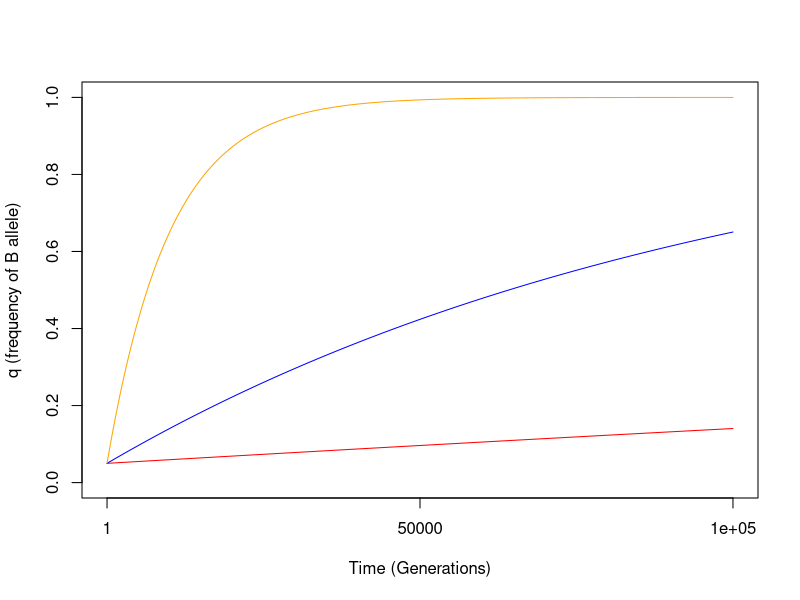

This chart was generated by the following R code:
## ----tidy=TRUE-----------------------------------------------------------
p0 <- 0.95
t <- 1:100000

marks <- c(1,50000,100000)
u <- 0.000001
qt <- 1 - p0*exp(-u*t)
qt5 <- 1 - p0*exp(-0.00001*t)
qt4 <- 1 - p0*exp(-0.0001*t)

plot(x=t, y=qt, xlab="Time (Generations)", ylab="q (frequency of B allele)", type="l", col="red", xaxt="n", ylim=c(0,1))
axis(1,at=marks,labels=marks)
points(x=t,y=qt5,type="l",col="blue")
points(x=t,y=qt4,type="l",col="orange")

## ----tidy=TRUE-----------------------------------------------------------
# FUNCTION to calculate observed allele frequencies or a single gene with 2 alleles  

AlleleFreq_2A <- function(x=c(AA=100, AB=50, BB=50)) {
  
  # Pull out counts of individual genotypes
  AA <- x[1]
  AB <- x[2]
  BB <- x[3]
  # Create a vector and divide by the sum; works for frequencies or raw counts as input
  Gen_Freq <- c(AA,AB,BB)/sum(AA + AB + BB)
  
  # Print genotype frequencies
  cat("Observed genotypic frequencies:", "\n","freq(AA) = ", Gen_Freq[1], "\n", "freq(AB) = ", Gen_Freq[2], "\n", "freq(BB) = ", Gen_Freq[3],"\n")
  cat("\n")
  
  # Create vector for allele frequencies
  Allele_Freq <- vector("numeric",2)
  
  # Use genotypes to calculate allele frequencies
  Allele_Freq[1] <- Gen_Freq[1] + 0.5*Gen_Freq[2]
  Allele_Freq[2] <- Gen_Freq[3] + 0.5*Gen_Freq[2]
  
  # Print allelic frequencies
  cat("Observed allelic frequencies:", "\n", "freq(A) = ", Allele_Freq[1], "\n", "freq(B) = ", Allele_Freq[2], "\n")
  cat("\n")
  # Return the output vector
  return(Allele_Freq)
}

## ----tidy=TRUE-----------------------------------------------------------
# FUNCTION to calculate observed allele frequencies or a single gene with 3 alleles  

AlleleFreq_3A <- function(x=c(JJ=100, JK=50, JL=50, KL=50, KK=50, LL=50)) {
  
  # Convert input vector to individual genotypes
  JJ <- x[1]
  JK <- x[2]
  JL <- x[3]
  KL <- x[4]
  KK <- x[5]
  LL <- x[6]
  # Create a vector and divide by the sum; works for frequencies or raw counts as input
  Gen_Freq <- c(JJ, JK, JL, KL, KK, LL)/sum(JJ, JK, JL, KL, KK, LL)
  
  # Print genotype frequencies
  cat("Observed genotypic frequencies:", "\n","freq(JJ) = ", Gen_Freq[1], "\n", "freq(JK) = ", Gen_Freq[2], "\n", "freq(JL) = ", Gen_Freq[3],"\n", "freq(KL) = ", Gen_Freq[4], "\n", "freq(KK) = ", Gen_Freq[5], "\n", "freq(LL) = ", Gen_Freq[6],"\n")
  cat("\n")
  
  # Create vector for allele frequencies
  Allele_Freq <- vector("numeric",3)
  
  # Use genotypes to calculate allele frequencies
  Allele_Freq[1] <- Gen_Freq[1] + 0.5*Gen_Freq[2] + 0.5*Gen_Freq[3]
  Allele_Freq[2] <- Gen_Freq[5] + 0.5*Gen_Freq[2] + 0.5*Gen_Freq[4]
  Allele_Freq[3] <- Gen_Freq[6] + 0.5*Gen_Freq[3] + 0.5*Gen_Freq[4]
  
  # Print allelic frequencies
 cat("Observed allelic frequencies:", "\n", "freq(J) = ", Allele_Freq[1], "\n", "freq(K) = ", Allele_Freq[2], "\n", "freq(L) = ", Allele_Freq[3], "\n")
  cat("\n")
 
  # Return the output vector
  return(Allele_Freq)
}

## ----tidy=TRUE-----------------------------------------------------------
# FUNCTION to calculate Hardy-Weinberg genotypic frequency for a single gene with 2 alleles  

HardyWeinberg_2A <- function(x=c(p=0.7, q=0.3)){
  
  # Convert input vector to individual frequencies
  p <- x[1]
  q <- x[2]
# Create a vector for genotypic frequencies
Genotype_Freq <-vector("numeric",3)  

# Use Hardy-Weinberg equation to calculate genotypic frequencies from allelic frequencies
Genotype_Freq[1] <- p^2
Genotype_Freq[2] <- 2*p*q
Genotype_Freq[3] <- q^2

# Print allelic frequencies
cat("Observed allelic frequencies:", "\n", "f(A) = ", p, "\n", "f(B) = ", q, "\n")
cat("\n")

# Print expected Hardy-Weinberg genotypic frequencies
cat("Expected Hardy-Weinberg genotypic frequencies:", "\n", "H-W f(AA) = ", Genotype_Freq[1], "\n", "H-W f(AB) = ", Genotype_Freq[2], "\n", "H-W f(BB) = ", Genotype_Freq[3], "\n")
  cat("\n")

  # Return the output vector
  return(Genotype_Freq)
}

## ----tidy=TRUE-----------------------------------------------------------
# FUNCTION to calculate Hardy-Weinberg genotypic frequency for a single gene with 3 alleles  

HardyWeinberg_3A <- function(x=c(p=0.7, q=0.2, r=0.1)){
  
  # Convert input vector into individual allelic frequencies
  p <- x[1]
  q <- x[2]
  r <- x[3]
# Create a vector for genotypic frequencies
Genotype_Freq <-vector("numeric",6)  

# Use Hardy-Weinberg equation to calculate genotypic frequencies from allelic frequencies
Genotype_Freq[1] <- p^2
Genotype_Freq[2] <- 2*p*q
Genotype_Freq[3] <- 2*p*r
Genotype_Freq[4] <- 2*q*r
Genotype_Freq[5] <- q^2
Genotype_Freq[6] <- r^2

# Print allelic frequencies
cat("Observed allelic frequencies:", "\n", "f(J) = ", p, "\n", "f(K) = ", q, "\n","f(L) = ", r, "\n")
cat("\n")

#i Print expected Hardy-Weinberg genotypic frequencies
cat("Expected Hardy-Weinberg genotypic frequencies:", "\n", "H-W f(JJ) = ", Genotype_Freq[1], "\n", "H-W f(JK) = ", Genotype_Freq[2], "\n", "H-W f(JL) = ", Genotype_Freq[3], "\n",  "H-W f(KL) = ", Genotype_Freq[4], "\n", "H-W f(KK) = ", Genotype_Freq[5], "\n", "H-W f(LL) = ", Genotype_Freq[6], "\n")
  cat("\n")

  # Return the output vector
  return(Genotype_Freq)
}

## ----tidy=TRUE-----------------------------------------------------------
AlleleFreq_2A(x=c(AA=75, AB=20, BB=100))

## ----tidy=TRUE-----------------------------------------------------------
HardyWeinberg_2A(x=c(p=0.4358974, q=0.5641026))

## ----tidy=TRUE-----------------------------------------------------------
AlleleFreq_3A(x=c(JJ=10,JK=11,JL=0,KL=9,KK=2,LL=22))

## ----tidy=TRUE-----------------------------------------------------------
HardyWeinberg_3A(x=c(p=0.287037, q=0.2222222, r=0.4907407))

## ----tidy=TRUE-----------------------------------------------------------
# Chaining functions together to get allelic frquencies and Hardy-Weinberg expected genotypic frequencies:

HardyWeinberg_2A(AlleleFreq_2A(x=c(AA=75, AB=20, BB=100)))

HardyWeinberg_3A(AlleleFreq_3A(x=c(JJ=10,JK=11,JL=0,KL=9,KK=2,LL=22)))

## ----tidy=TRUE-----------------------------------------------------------
# FUNCTION to calculate the increase in the frequency of a mutant allele through time

Mutation <- function(qo=0.5,u=0.000001,t=1:10) { 
  qt =  1 - (1 - qo)*exp(-u*t)
return(qt)
}

## ----tidy=TRUE-----------------------------------------------------------
Mutation(qo=0.5)


## ----tidy=TRUE-----------------------------------------------------------
# FUNCTION to calculate the change in allele frequency from migration

Migration <- function(p0=0.5, pm=0.9, m=0.1, t=1:10){
  pt <- (1 - m)^t * (p0 - pm) + pm
  return(pt)
}


## ----tidy=TRUE-----------------------------------------------------------
Migration(p0=0.1)

## ----tidy=TRUE-----------------------------------------------------------
# FUNCTION to calculate the change in allele frequency from inbreeding

Inbreeding <- function(p=0.3, F = 0.5){
  genotypes <- vector("numeric",3)
  q <- 1 - p
  genotypes[1] <- p^2*(1 - F) + p*F
  genotypes[2] <- 2*p*q*(1- F)
  genotypes[3] <- q^2*(1 - F) + q*F
  
  return(genotypes)
}


## ----tidy=TRUE-----------------------------------------------------------
Inbreeding()


## ----tidy=TRUE-----------------------------------------------------------
# FUNCTION to calculate effective population size with a bottleneck

Bottleneck <- function(N=1:5){
  Ne <- 1/((1/length(N))*(sum(1/N)))
  return(Ne)
}


## ----tidy=TRUE-----------------------------------------------------------
Bottleneck()


## ----tidy=TRUE-----------------------------------------------------------
# FUNCTION to calculate effective population size with a skewed sex ratio

SexRatio <- function(m=10, f=12){ 
  Ne <- (4*m*f)/(m + f)
  return(Ne)
}

## ----tidy=TRUE-----------------------------------------------------------
SexRatio()


## ----tidy=TRUE-----------------------------------------------------------
# FUNCTION to calculate effective population size with limited dispersal

NatalDispersal <- function(d=10, x=1){
  Ne <- 4*pi*d*x
  return(Ne)
}


## ----tidy=TRUE-----------------------------------------------------------
NatalDispersal()


## ----tidy=TRUE-----------------------------------------------------------
# FUNCTION to calculate probability of at least one occurrence with individual probability p and number of trials n

CompoundProb <- function(p=0.01, n=52){
  Prob <- 1 - (1 - p)^n
  return(Prob)
}

## ------------------------------------------------------------------------
CompoundProb()

